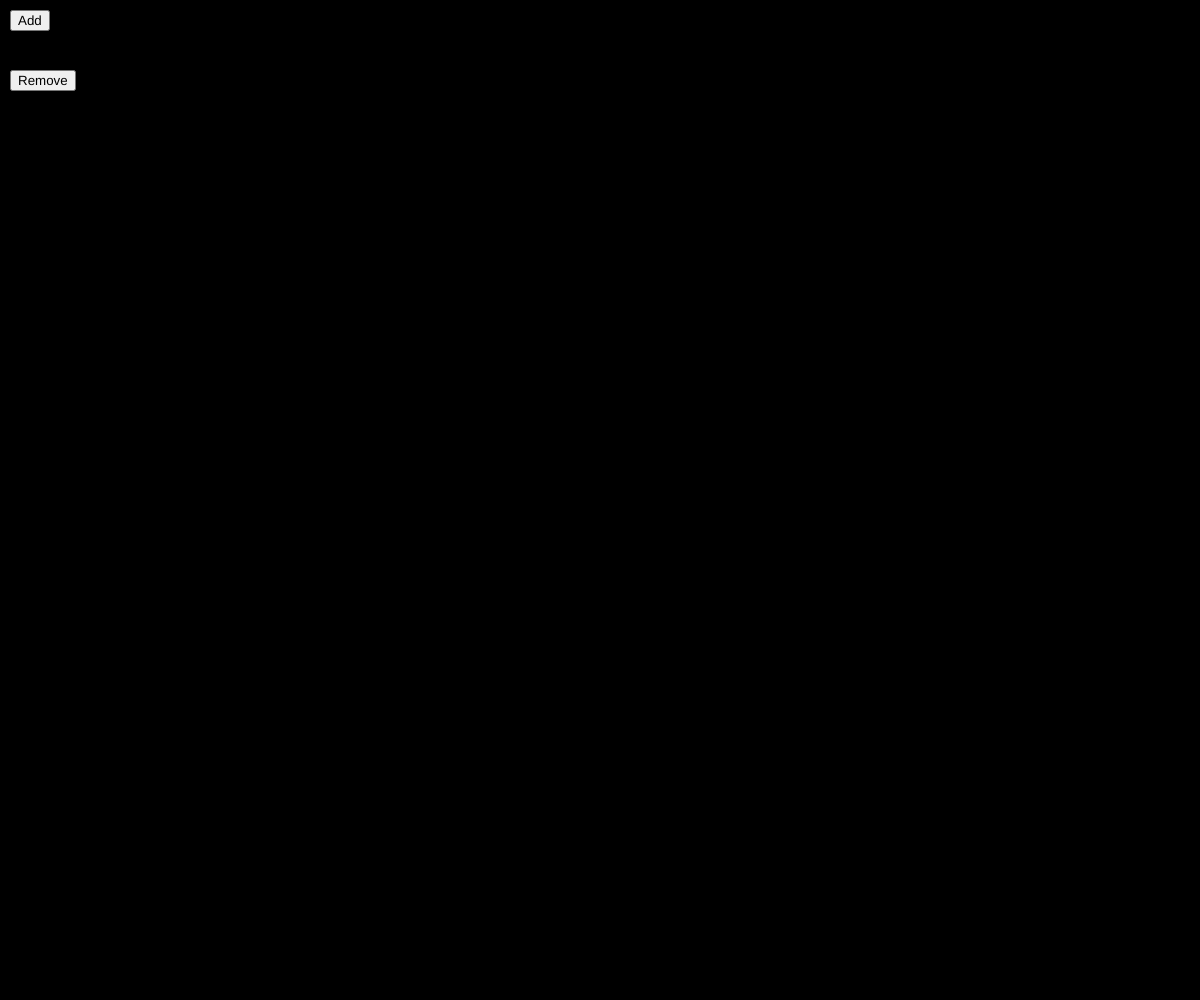
Frame 1 (no input)
Frame 60 (no input): identical to frame 1, image omitted
Frame 120 (the mouse pressed at the canvas centre since frame 60): identical to frame 1, image omitted

The p5.js sketch that drew this single still picture (run headless with seeded random() and noise() and a simulated clock; from frame 60 on, the mouse is pressed at the canvas centre):

// p5.js sketch
// ── sketch.js
var arr = [];
var add;
var rem;


function setup() {
 createCanvas(windowWidth, windowHeight);
  add = createButton('Add');
  add.position(10,10);
  add.mousePressed(addition)
  rem = createButton('Remove');
  rem.position(10,70);
  rem.mousePressed(remov)
  
 
}
function addition()
{
	arr.push(random(1))
}
function remov()
{
	arr.pop()
}






function draw() {

 background(0)
 console.log(arr)
 fill(255)
 text(arr,100,100)
}
